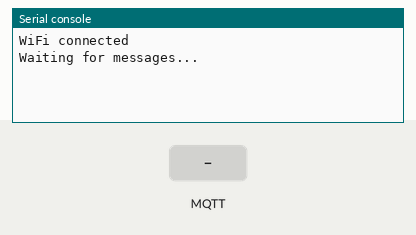
The program below on a simulated Raspberry Pi Pico running MicroPython. Parts: the last lines printed to the serial console. The inputs (shaded band) are chosen by the test bench. WiFi joins after 1.5 s; no MQTT or app messages arrive unless stated.

Above: at 2.8 s.
2.9 s: MQTT message "1" arrives on the first subscribed topic
At 3.7 s:
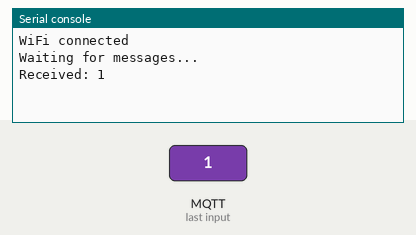
4.4 s: MQTT message "on" arrives on the first subscribed topic
At 5.0 s:
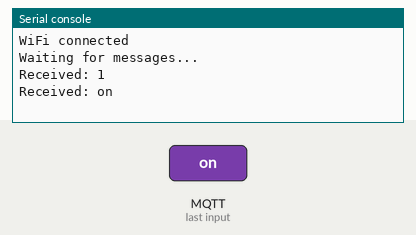
5.9 s: MQTT message "off" arrives on the first subscribed topic
At 7.4 s:
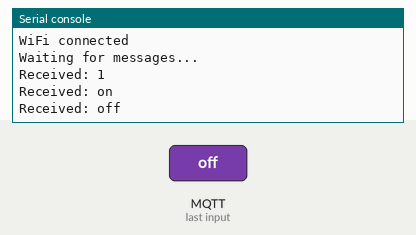

The program:

mqtt_connector.py
```python
import network
import time
from umqtt.simple import MQTTClient

SSID = "Room32"
PASSWORD = "password32"

def connect_wifi():
    wlan = network.WLAN(network.STA_IF)
    wlan.active(True)
    wlan.connect(SSID, PASSWORD)
    while not wlan.isconnected():
        time.sleep(0.5)
    print("WiFi connected")

def on_message(topic, msg):
    print("Received:", msg.decode())

connect_wifi()

client = MQTTClient("pico_001", "broker.hivemq.com")
client.set_callback(on_message)
client.connect()
client.subscribe(b"mypico/inbox")
print("Waiting for messages...")

while True:
    client.check_msg()
    time.sleep(0.1)
```

Measured:
- after the input at 2.9 s, the serial console: prints a new line after 0.05 s (image 1)
- after the input at 4.4 s, the serial console: prints a new line after 0.06 s (image 2)
- after the input at 5.9 s, the serial console: prints a new line after 0.06 s (image 3)
